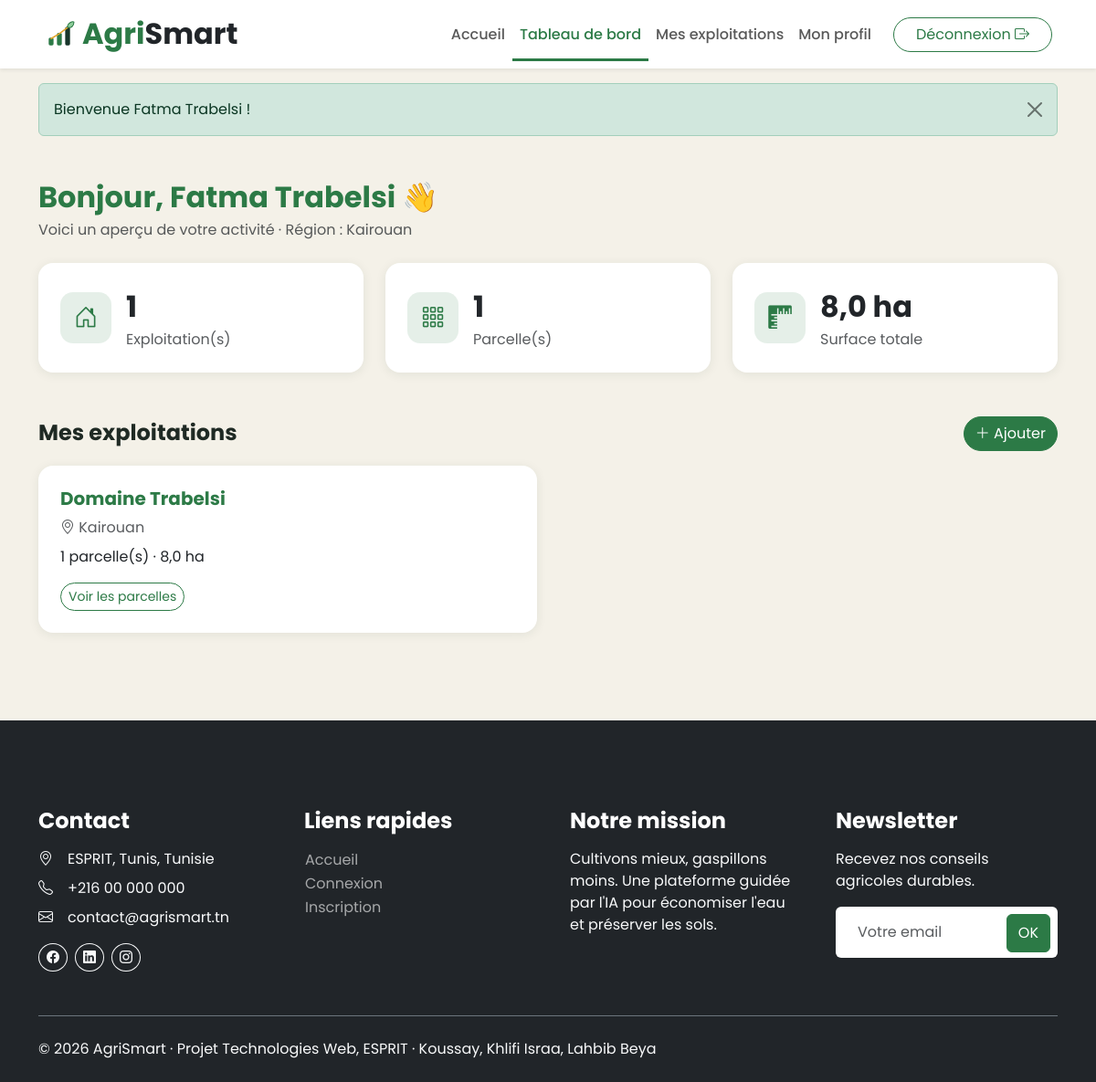
The page /frontoffice/index.php?page=dashboard (signed in) on the database its author committed.
### tables this page shows
CREATE TABLE utilisateur (
    id                 INT AUTO_INCREMENT PRIMARY KEY,
    nom                VARCHAR(100) NOT NULL,
    email              VARCHAR(150) NOT NULL UNIQUE,
    mot_de_passe       VARCHAR(255) NOT NULL,               
    role               ENUM('agriculteur','administrateur') NOT NULL DEFAULT 'agriculteur',
    telephone          VARCHAR(20)  NOT NULL DEFAULT '',
    adresse            VARCHAR(255) NOT NULL DEFAULT '',
    region             VARCHAR(60)  NOT NULL DEFAULT '',
    niveau_acces       TINYINT      NOT NULL DEFAULT 1,     
    actif              TINYINT(1)   NOT NULL DEFAULT 1,     
    derniere_connexion DATETIME NULL,
    created_at         TIMESTAMP DEFAULT CURRENT_TIMESTAMP,
    INDEX idx_role (role)
);

CREATE TABLE exploitation (
    id              INT AUTO_INCREMENT PRIMARY KEY,
    agriculteur_id  INT NOT NULL,
    nom             VARCHAR(100) NOT NULL,
    localisation    VARCHAR(150) NOT NULL,
    created_at      TIMESTAMP DEFAULT CURRENT_TIMESTAMP,
    CONSTRAINT fk_exploitation_user FOREIGN KEY (agriculteur_id) REFERENCES utilisateur(id) ON DELETE CASCADE
);

CREATE TABLE parcelle (
    id               INT AUTO_INCREMENT PRIMARY KEY,
    exploitation_id  INT NOT NULL,
    nom              VARCHAR(100) NOT NULL,
    surface          DECIMAL(8,2) NOT NULL,                  
    type_sol         ENUM('Argileux','Sablonneux','Limoneux','Calcaire') NOT NULL,
    CONSTRAINT fk_parcelle_exploitation FOREIGN KEY (exploitation_id) REFERENCES exploitation(id) ON DELETE CASCADE
);

### frontoffice/controllers/Controller.php (called while the page is built, shortened)
<?php
abstract class Controller
{
    protected function render(string $view, array $data = []): void
    {
        extract($data, EXTR_SKIP);
        require __DIR__ . '/../views/' . $view . '.php';
    }
    protected function requireLogin(): Agriculteur
    {
        $user = users()->requireRole(Utilisateur::ROLE_AGRICULTEUR);
        return $user;
    }
}

### frontoffice/controllers/DashboardController.php (called while the page is built)
<?php
require_once __DIR__ . '/ExploitationController.php';
class DashboardController extends Controller
{
    public function index(): void
    {
        $user = $this->requireLogin();
        $exploitations = (new ExploitationController())->listFor($user->getId());
        $nbParcelles = 0;
        $surface = 0.0;
        foreach ($exploitations as $ex) {
            $nbParcelles += count($ex->getParcelles());
            $surface += $ex->calculerSurface();
        }
        $this->render('dashboard', compact('user', 'exploitations', 'nbParcelles', 'surface'));
    }
}

### frontoffice/index.php (called while the page is built, shortened)
<?php
require_once __DIR__ . '/../core/helpers.php';
require_once __DIR__ . '/../controllers/UserController.php';
require_once __DIR__ . '/helpers.php';
require_once __DIR__ . '/controllers/Controller.php';
$routes = [
    'home'              => ['HomeController',         'index'],
    'login'             => ['AuthController',         'login'],
    'register'          => ['AuthController',         'register'],
    'logout'            => ['AuthController',         'logout'],
    'dashboard'         => ['DashboardController',    'index'],
    'profile'           => ['ProfileController',      'index'],
    'profile-password'  => ['ProfileController',      'password'],
    'profile-delete'    => ['ProfileController',      'delete'],
    'exploitations'     => ['ExploitationController', 'index'],
    'exploitation-form' => ['ExploitationController', 'form'],
    'exploitation-delete' => ['ExploitationController', 'delete'],
    'parcelles'         => ['ParcelleController',     'index'],
    'parcelle-form'     => ['ParcelleController',     'form'],
    'parcelle-delete'   => ['ParcelleController',     'delete'],
];
$page = (string) ($_GET['page'] ?? 'home');
[$class, $method] = $routes[$page];
(new $class())->$method();

### config/config.php (called while the page is built, shortened)
<?php
$config = [
    'db' => [
        'host'    => 'localhost',
        'port'    => 3306,
        'name'    => 'agrismart',
        'user'    => 'root',
        'pass'    => '',
        'charset' => 'utf8mb4',
    ],
    'debug'            => false,
    'session_lifetime' => 1800,
    'max_login_tries'  => 5,
    'lockout_minutes'  => 5,
];
$local = __DIR__ . '/config.local.php';
return $config;

### config/database.php (called while the page is built, shortened)
<?php
class Database
{
    private static ?PDO $pdo = null;
    public static function getConnexion(): PDO
    {
        if (self::$pdo === null) {
            $config = require __DIR__ . '/config.php';
            $db = $config['db'];
            $dsn = sprintf('mysql:host=%s;port=%d;dbname=%s;charset=%s', $db['host'], $db['port'], $db['name'], $db['charset']);
            try {
                self::$pdo = new PDO($dsn, $db['user'], $db['pass'], [
                    PDO::ATTR_ERRMODE            => PDO::ERRMODE_EXCEPTION,
                    PDO::ATTR_DEFAULT_FETCH_MODE => PDO::FETCH_ASSOC,
                    PDO::ATTR_EMULATE_PREPARES   => false,
                ]);
            } catch (PDOException $e) {
                error_log('AgriSmart DB: ' . $e->getMessage());
                http_response_code(500);
                die(!empty($config['debug'])
                    ? 'Erreur base de données : ' . htmlspecialchars($e->getMessage(), ENT_QUOTES, 'UTF-8')
                    : 'Service temporairement indisponible (connexion à la base de données impossible).');
            }
        }
        return self::$pdo;
    }
}

### frontoffice/helpers.php (called while the page is built, shortened)
<?php
function users(): UserController
{
    static $controller = null;
    if ($controller === null) {
        $controller = new UserController();
    }
    return $controller;
}

### controllers/UserController.php (called while the page is built, shortened)
<?php
require_once __DIR__ . '/../config/database.php';
class UserController
{
    private PDO $db;
    private ?Utilisateur $current = null;
    private bool $currentLoaded = false;
    public function __construct()
    {
        $this->db = Database::getConnexion();
        $this->config = require __DIR__ . '/../config/config.php';
    }
    public static function isAuthenticated(): bool
    {
        return !empty($_SESSION['user_id']);
    }
    public function currentUser(): ?Utilisateur
    {
        if (!$this->currentLoaded) {
            $this->currentLoaded = true;
            $this->current = $this->findById((int) $_SESSION['user_id']);
        }
        return $this->current;
    }
    public function requireAuth(): Utilisateur
    {
        $user = $this->currentUser();
        return $user;
    }
    public function requireRole(string $role): Utilisateur
    {
        $user = $this->requireAuth();
        return $user;
    }
    public function findById(int $id): ?Utilisateur
    {
        $stmt = $this->db->prepare('SELECT * FROM utilisateur WHERE id = :id LIMIT 1');
        $stmt->execute(['id' => $id]);
        $row = $stmt->fetch();
        return $row ? Utilisateur::fromArray($row) : null;
    }
}

### models/Utilisateur.php (called while the page is built, shortened)
<?php
class Utilisateur
{
    protected int $id = 0;
    protected string $nom = '';
    protected bool $actif = true;
    public function getId(): int { return $this->id; }
    public function getNom(): string { return $this->nom; }
    public function isActif(): bool { return $this->actif; }
    public function setId(int $id): void { $this->id = $id; }
    public function setNom(string $nom): void { $this->nom = $nom; }
    public function setActif(bool $actif): void { $this->actif = $actif; }
    public static function fromArray(array $r): Utilisateur
    {
        $u = ($r['role'] ?? '') === self::ROLE_ADMIN ? new Administrateur() : new Agriculteur();
        $u->setId((int) ($r['id'] ?? 0));
        $u->setNom((string) ($r['nom'] ?? ''));
        $u->setEmail((string) ($r['email'] ?? ''));
        $u->setMotDePasse((string) ($r['mot_de_passe'] ?? ''));
        $u->setActif((bool) ($r['actif'] ?? 1));
        $u->setDerniereConnexion($r['derniere_connexion'] ?? null);
        $u->setCreatedAt((string) ($r['created_at'] ?? ''));
        if ($u instanceof Agriculteur) {
            $u->setTelephone((string) ($r['telephone'] ?? ''));
            $u->setAdresse((string) ($r['adresse'] ?? ''));
            $u->setRegion((string) ($r['region'] ?? ''));
        } elseif ($u instanceof Administrateur) {
            $u->setNiveauAcces((int) ($r['niveau_acces'] ?? 1));
        }
        return $u;
    }
}

### models/Agriculteur.php (called while the page is built, shortened)
<?php
class Agriculteur extends Utilisateur
{
    private string $region = '';
    public function getRegion(): string { return $this->region; }
    public function getRole(): string { return self::ROLE_AGRICULTEUR; }
    public function setRegion(string $region): void { $this->region = $region; }
}

### core/helpers.php (called while the page is built, shortened)
<?php
function e($v): string
{
    return htmlspecialchars((string) $v, ENT_QUOTES, 'UTF-8');
}
function url(string $page, array $params = []): string
{
    return 'index.php?' . http_build_query(['page' => $page] + $params);
}

### frontoffice/controllers/ExploitationController.php (called while the page is built, shortened)
<?php
require_once __DIR__ . '/../../config/database.php';
class ExploitationController extends Controller
{
    private PDO $db;
    public function __construct()
    {
        $this->db = Database::getConnexion();
    }
    public function listFor(int $agriculteurId): array
    {
        $stmt = $this->db->prepare('SELECT * FROM exploitation WHERE agriculteur_id = :a ORDER BY id ASC');
        $stmt->execute(['a' => $agriculteurId]);
        $list = array_map(fn(array $r) => Exploitation::fromArray($r), $stmt->fetchAll());
        $this->attachParcelles($list);
        return $list;
    }
    private function attachParcelles(array $list): void
    {
        $ids = array_map(fn(Exploitation $x) => $x->getId(), $list);
        $marks = implode(',', array_fill(0, count($ids), '?'));
        $stmt = $this->db->prepare('SELECT * FROM parcelle WHERE exploitation_id IN (' . $marks . ') ORDER BY id ASC');
        $stmt->execute($ids);
        $byExploitation = [];
        foreach ($stmt->fetchAll() as $row) {
            $byExploitation[(int) $row['exploitation_id']][] = Parcelle::fromArray($row);
        }
    }
}

### models/Exploitation.php (called while the page is built, shortened)
<?php
class Exploitation
{
    private int $id = 0;
    public function getId(): int { return $this->id; }
    public function setId(int $id): void { $this->id = $id; }
    public static function fromArray(array $r): self
    {
        $x = new self();
        $x->setId((int) ($r['id'] ?? 0));
        $x->setAgriculteurId((int) ($r['agriculteur_id'] ?? 0));
        $x->setNom((string) ($r['nom'] ?? ''));
        $x->setLocalisation((string) ($r['localisation'] ?? ''));
        return $x;
    }
}

### models/Parcelle.php (called while the page is built, shortened)
<?php
class Parcelle
{
    public static function fromArray(array $r): self
    {
        $p = new self();
        $p->setId((int) ($r['id'] ?? 0));
        $p->setExploitationId((int) ($r['exploitation_id'] ?? 0));
        $p->setNom((string) ($r['nom'] ?? ''));
        $p->setSurface((float) ($r['surface'] ?? 0));
        $p->setTypeSol((string) ($r['type_sol'] ?? ''));
        return $p;
    }
}

### frontoffice/views/dashboard.php (the view, shortened to what this page needs)
<!DOCTYPE html>
<html lang="fr">
<head>
    <?php require_once __DIR__ . '/includes/head.php'; ?>
</head>
<body>
<?php require_once __DIR__ . '/includes/navbar.php'; ?>
<section class="container py-5">
    <h2 class="text-primary mb-1">Bonjour, <?= e($user->getNom()) ?> 👋</h2>
    <p class="text-muted mb-4">Voici un aperçu de votre activité · Région : <?= e($user->getRegion()) ?></p>
    <div class="row g-4 mb-5">
        <div class="col-md-4">
            <div class="card stat-card p-4 d-flex flex-row align-items-center">
                <div class="icon me-3"><i class="bi bi-house-door"></i></div>
                <div><div class="fs-2 fw-bold"><?= count($exploitations) ?></div><div class="text-muted">Exploitation(s)</div></div>
            </div>
        </div>
        <div class="col-md-4">
            <div class="card stat-card p-4 d-flex flex-row align-items-center">
                <div class="icon me-3"><i class="bi bi-grid-3x3-gap"></i></div>
                <div><div class="fs-2 fw-bold"><?= $nbParcelles ?></div><div class="text-muted">Parcelle(s)</div></div>
            </div>
        </div>
        <div class="col-md-4">
            <div class="card stat-card p-4 d-flex flex-row align-items-center">
                <div class="icon me-3"><i class="bi bi-rulers"></i></div>
                <div><div class="fs-2 fw-bold"><?= number_format($surface, 1, ',', ' ') ?> ha</div><div class="text-muted">Surface totale</div></div>
            </div>
        </div>
    </div>
    <div class="d-flex justify-content-between align-items-center mb-3">
        <h4 class="mb-0">Mes exploitations</h4>
        <a href="<?= url('exploitation-form') ?>" class="btn btn-primary rounded-pill"><i class="bi bi-plus-lg"></i> Ajouter</a>
    </div>
    <?php if (!$exploitations): ?>
        <div class="alert alert-info">Vous n'avez pas encore d'exploitation. Commencez par en ajouter une.</div>
    <?php else: ?>
        <div class="row g-4">
            <?php foreach ($exploitations as $ex): ?>
                <div class="col-md-6">
                    <div class="card p-4 h-100">
                        <h5 class="text-primary"><?= e($ex->getNom()) ?></h5>
                        <p class="text-muted mb-2"><i class="bi bi-geo-alt"></i> <?= e($ex->getLocalisation()) ?></p>
                        <p class="mb-3"><?= count($ex->getParcelles()) ?> parcelle(s) · <?= number_format($ex->calculerSurface(), 1, ',', ' ') ?> ha</p>
                        <a href="<?= url('parcelles', ['exploitation' => $ex->getId()]) ?>" class="btn btn-outline-primary btn-sm rounded-pill align-self-start">Voir les parcelles</a>
                    </div>
                </div>
            <?php endforeach; ?>
        </div>
    <?php endif; ?>
</section>
<?php require_once __DIR__ . '/includes/footer.php'; ?>
</body>
</html>

### frontoffice/css/agrismart.css (style rules this page uses)
:root { --as-leaf: #2C7A46; --as-forest: #17352A; --as-ochre: #E3A72F; --as-sand: #F4F1E8; --bs-primary: #2C7A46; --bs-primary-rgb: 44, 122, 70; --bs-link-color: #2C7A46; --bs-link-hover-color: #17352A; --bs-body-font-family: 'Poppins', system-ui, -apple-system, 'Segoe UI', sans-serif; }
body { background: var(--as-sand); color: #1f2a24; }
h1, h2, h3, h4, h5, h6 { font-weight: 700; }
.text-primary { color: var(--as-leaf) !important; }
.btn-primary { --bs-btn-bg: #2C7A46; --bs-btn-border-color: #2C7A46; --bs-btn-hover-bg: #17352A; --bs-btn-hover-border-color: #17352A; --bs-btn-active-bg: #17352A; --bs-btn-active-border-color: #17352A; }
.btn-outline-primary { --bs-btn-color: #2C7A46; --bs-btn-border-color: #2C7A46; --bs-btn-hover-bg: #2C7A46; --bs-btn-hover-border-color: #2C7A46; --bs-btn-active-bg: #2C7A46; --bs-btn-active-border-color: #2C7A46; }
.card { border: 0; border-radius: 16px; box-shadow: 0 2px 12px rgba(23, 53, 42, .08); }
.stat-card .icon { width: 56px; height: 56px; border-radius: 14px; display: flex; align-items: center; justify-content: center; background: rgba(44, 122, 70, .12); color: var(--as-leaf); font-size: 1.6rem; }

### rows shown on the page
utilisateur: nom "Fatma Trabelsi", region "Kairouan"
exploitation: nom "Domaine Trabelsi", localisation "Kairouan", count($ex->getParcelles()) "1"
parcelle: surface "8,0"

### other values the page prints
$flash['msg'] "Bienvenue Fatma Trabelsi !"
count($exploitations) "1"
$nbParcelles "1"
$surface "8,0"
